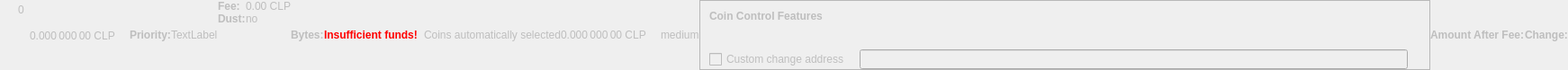
    <widget class="QWidget" name="dummyHideWidget" native="true">
     <property name="enabled">
      <bool>false</bool>
     </property>
     <property name="maximumSize">
      <size>
       <width>100</width>
       <height>22</height>
      </size>
     </property>
     <layout class="QHBoxLayout" name="dummyHideLayout">
      <property name="spacing">
       <number>0</number>
      </property>
      <property name="leftMargin">
       <number>0</number>
      </property>
      <property name="topMargin">
       <number>0</number>
      </property>
      <property name="rightMargin">
       <number>0</number>
      </property>
      <property name="bottomMargin">
       <number>0</number>
      </property>
      <item>
       <layout class="QFormLayout" name="formLayoutCoinControl1">
        <property name="horizontalSpacing">
         <number>10</number>
        </property>
        <property name="verticalSpacing">
         <number>14</number>
        </property>
        <property name="leftMargin">
         <number>10</number>
        </property>
        <property name="topMargin">
         <number>4</number>
        </property>
        <property name="rightMargin">
         <number>6</number>
        </property>
        <item row="0" column="1">
         <widget class="QLabel" name="labelCoinControlBytes">
          <property name="cursor">
           <cursorShape>IBeamCursor</cursorShape>
          </property>
          <property name="contextMenuPolicy">
           <enum>Qt::ActionsContextMenu</enum>
          </property>
          <property name="text">
           <string notr="true">0</string>
          </property>
          <property name="textInteractionFlags">
           <set>Qt::LinksAccessibleByMouse|Qt::TextSelectableByKeyboard|Qt::TextSelectableByMouse</set>
          </property>
         </widget>
        </item>
       </layout>
      </item>
      <item>
       <widget class="QLabel" name="labelCoinControlAfterFee">
        <property name="enabled">
         <bool>false</bool>
        </property>
        <property name="sizePolicy">
         <sizepolicy hsizetype="Fixed" vsizetype="Fixed">
          <horstretch>0</horstretch>
          <verstretch>0</verstretch>
         </sizepolicy>
        </property>
        <property name="minimumSize">
         <size>
          <width>111</width>
          <height>12</height>
         </size>
        </property>
        <property name="maximumSize">
         <size>
          <width>111</width>
          <height>12</height>
         </size>
        </property>
        <property name="cursor">
         <cursorShape>IBeamCursor</cursorShape>
        </property>
        <property name="contextMenuPolicy">
         <enum>Qt::ActionsContextMenu</enum>
        </property>
        <property name="text">
         <string notr="true">0.000 000 00 CLP</string>
        </property>
        <property name="textInteractionFlags">
         <set>Qt::LinksAccessibleByMouse|Qt::TextSelectableByKeyboard|Qt::TextSelectableByMouse</set>
        </property>
       </widget>
      </item>
      <item>
       <widget class="QLabel" name="labelCoinControlPriorityText">
        <property name="enabled">
         <bool>false</bool>
        </property>
        <property name="font">
         <font>
          <weight>75</weight>
          <bold>true</bold>
         </font>
        </property>
        <property name="text">
         <string>Priority:</string>
        </property>
       </widget>
      </item>
      <item>
       <layout class="QHBoxLayout" name="horizontalLayout">
        <item>
         <widget class="QLabel" name="WarningLabel">
          <property name="text">
           <string>TextLabel</string>
          </property>
         </widget>
        </item>
       </layout>
      </item>
      <item>
       <layout class="QFormLayout" name="formLayoutCoinControl3">
        <property name="horizontalSpacing">
         <number>0</number>
        </property>
        <property name="verticalSpacing">
         <number>0</number>
        </property>
        <property name="leftMargin">
         <number>0</number>
        </property>
        <property name="topMargin">
         <number>0</number>
        </property>
        <property name="rightMargin">
         <number>0</number>
        </property>
        <item row="0" column="0">
         <widget class="QLabel" name="labelCoinControlFeeText">
          <property name="enabled">
           <bool>false</bool>
          </property>
          <property name="font">
           <font>
            <weight>75</weight>
            <bold>true</bold>
           </font>
          </property>
          <property name="text">
           <string>Fee:</string>
          </property>
          <property name="margin">
           <number>0</number>
          </property>
         </widget>
        </item>
        <item row="0" column="1">
         <widget class="QLabel" name="labelCoinControlFee">
          <property name="enabled">
           <bool>false</bool>
          </property>
          <property name="cursor">
           <cursorShape>IBeamCursor</cursorShape>
          </property>
          <property name="contextMenuPolicy">
           <enum>Qt::ActionsContextMenu</enum>
          </property>
          <property name="text">
           <string notr="true">0.00 CLP</string>
          </property>
          <property name="textInteractionFlags">
           <set>Qt::LinksAccessibleByMouse|Qt::TextSelectableByKeyboard|Qt::TextSelectableByMouse</set>
          </property>
         </widget>
        </item>
        <item row="1" column="0">
         <widget class="QLabel" name="labelCoinControlLowOutputText">
          <property name="enabled">
           <bool>false</bool>
          </property>
          <property name="font">
           <font>
            <weight>75</weight>
            <bold>true</bold>
           </font>
          </property>
          <property name="text">
           <string>Dust:</string>
          </property>
         </widget>
        </item>
        <item row="1" column="1">
         <widget class="QLabel" name="labelCoinControlLowOutput">
          <property name="enabled">
           <bool>false</bool>
          </property>
          <property name="cursor">
           <cursorShape>IBeamCursor</cursorShape>
          </property>
          <property name="contextMenuPolicy">
           <enum>Qt::ActionsContextMenu</enum>
          </property>
          <property name="text">
           <string>no</string>
          </property>
          <property name="textInteractionFlags">
           <set>Qt::LinksAccessibleByMouse|Qt::TextSelectableByKeyboard|Qt::TextSelectableByMouse</set>
          </property>
         </widget>
        </item>
       </layout>
      </item>
      <item>
       <widget class="QLabel" name="labelCoinControlBytesText">
        <property name="enabled">
         <bool>false</bool>
        </property>
        <property name="font">
         <font>
          <weight>75</weight>
          <bold>true</bold>
         </font>
        </property>
        <property name="text">
         <string>Bytes:</string>
        </property>
       </widget>
      </item>
      <item>
       <layout class="QFormLayout" name="formLayoutCoinControl2">
        <property name="horizontalSpacing">
         <number>0</number>
        </property>
        <property name="verticalSpacing">
         <number>0</number>
        </property>
        <property name="leftMargin">
         <number>0</number>
        </property>
        <property name="topMargin">
         <number>0</number>
        </property>
        <property name="rightMargin">
         <number>0</number>
        </property>
       </layout>
      </item>
      <item>
       <layout class="QHBoxLayout" name="horizontalLayoutCoinControl2">
        <property name="spacing">
         <number>0</number>
        </property>
        <property name="bottomMargin">
         <number>0</number>
        </property>
       </layout>
      </item>
      <item>
       <widget class="QLabel" name="labelCoinControlInsuffFunds">
        <property name="enabled">
         <bool>false</bool>
        </property>
        <property name="minimumSize">
         <size>
          <width>0</width>
          <height>0</height>
         </size>
        </property>
        <property name="font">
         <font>
          <weight>75</weight>
          <bold>true</bold>
         </font>
        </property>
        <property name="styleSheet">
         <string notr="true">color:red;font-weight:bold;</string>
        </property>
        <property name="text">
         <string>Insufficient funds!</string>
        </property>
        <property name="margin">
         <number>5</number>
        </property>
       </widget>
      </item>
      <item>
       <layout class="QFormLayout" name="formLayoutCoinControl4">
        <property name="horizontalSpacing">
         <number>0</number>
        </property>
        <property name="verticalSpacing">
         <number>0</number>
        </property>
        <property name="leftMargin">
         <number>0</number>
        </property>
        <property name="topMargin">
         <number>0</number>
        </property>
        <property name="rightMargin">
         <number>0</number>
        </property>
       </layout>
      </item>
      <item>
       <widget class="QLabel" name="labelCoinControlChangeLabel">
        <property name="enabled">
         <bool>false</bool>
        </property>
        <property name="sizePolicy">
         <sizepolicy hsizetype="Preferred" vsizetype="Expanding">
          <horstretch>0</horstretch>
          <verstretch>0</verstretch>
         </sizepolicy>
        </property>
        <property name="minimumSize">
         <size>
          <width>0</width>
          <height>0</height>
         </size>
        </property>
        <property name="text">
         <string/>
        </property>
        <property name="margin">
         <number>3</number>
        </property>
       </widget>
      </item>
      <item>
       <widget class="QLabel" name="labelCoinControlAutomaticallySelected">
        <property name="enabled">
         <bool>false</bool>
        </property>
        <property name="sizePolicy">
         <sizepolicy hsizetype="Fixed" vsizetype="Fixed">
          <horstretch>0</horstretch>
          <verstretch>0</verstretch>
         </sizepolicy>
        </property>
        <property name="minimumSize">
         <size>
          <width>0</width>
          <height>0</height>
         </size>
        </property>
        <property name="maximumSize">
         <size>
          <width>240</width>
          <height>16777215</height>
         </size>
        </property>
        <property name="text">
         <string>Coins automatically selected</string>
        </property>
        <property name="margin">
         <number>5</number>
        </property>
       </widget>
      </item>
      <item>
       <widget class="QLabel" name="labelCoinControlChange">
        <property name="enabled">
         <bool>false</bool>
        </property>
        <property name="sizePolicy">
         <sizepolicy hsizetype="Fixed" vsizetype="Fixed">
          <horstretch>0</horstretch>
          <verstretch>0</verstretch>
         </sizepolicy>
        </property>
        <property name="minimumSize">
         <size>
          <width>111</width>
          <height>0</height>
         </size>
        </property>
        <property name="maximumSize">
         <size>
          <width>111</width>
          <height>16777215</height>
         </size>
        </property>
        <property name="cursor">
         <cursorShape>IBeamCursor</cursorShape>
        </property>
        <property name="contextMenuPolicy">
         <enum>Qt::ActionsContextMenu</enum>
        </property>
        <property name="text">
         <string notr="true">0.000 000 00 CLP</string>
        </property>
        <property name="textInteractionFlags">
         <set>Qt::LinksAccessibleByMouse|Qt::TextSelectableByKeyboard|Qt::TextSelectableByMouse</set>
        </property>
       </widget>
      </item>
      <item>
       <widget class="QLabel" name="labelCoinControlPriority">
        <property name="enabled">
         <bool>false</bool>
        </property>
        <property name="cursor">
         <cursorShape>IBeamCursor</cursorShape>
        </property>
        <property name="contextMenuPolicy">
         <enum>Qt::ActionsContextMenu</enum>
        </property>
        <property name="text">
         <string>medium</string>
        </property>
        <property name="textInteractionFlags">
         <set>Qt::LinksAccessibleByMouse|Qt::TextSelectableByKeyboard|Qt::TextSelectableByMouse</set>
        </property>
       </widget>
      </item>
      <item>
       <widget class="QFrame" name="frameCoinControl">
        <property name="sizePolicy">
         <sizepolicy hsizetype="Expanding" vsizetype="Expanding">
          <horstretch>0</horstretch>
          <verstretch>0</verstretch>
         </sizepolicy>
        </property>
        <property name="maximumSize">
         <size>
          <width>16777215</width>
          <height>16777215</height>
         </size>
        </property>
        <property name="frameShape">
         <enum>QFrame::StyledPanel</enum>
        </property>
        <property name="frameShadow">
         <enum>QFrame::Sunken</enum>
        </property>
        <layout class="QVBoxLayout" name="verticalLayoutCoinControl2_2">
         <property name="spacing">
          <number>0</number>
         </property>
         <property name="leftMargin">
          <number>0</number>
         </property>
         <property name="topMargin">
          <number>0</number>
         </property>
         <property name="rightMargin">
          <number>0</number>
         </property>
         <property name="bottomMargin">
          <number>0</number>
         </property>
         <item>
          <layout class="QVBoxLayout" name="verticalLayoutCoinControl" stretch="0,0,0,1">
           <property name="spacing">
            <number>0</number>
           </property>
           <property name="leftMargin">
            <number>10</number>
           </property>
           <property name="topMargin">
            <number>10</number>
           </property>
           <item>
            <layout class="QHBoxLayout" name="horizontalLayoutCoinControl1">
             <property name="bottomMargin">
              <number>15</number>
             </property>
             <item>
              <widget class="QLabel" name="labelCoinControlFeatures">
               <property name="enabled">
                <bool>false</bool>
               </property>
               <property name="sizePolicy">
                <sizepolicy hsizetype="Preferred" vsizetype="Maximum">
                 <horstretch>0</horstretch>
                 <verstretch>0</verstretch>
                </sizepolicy>
               </property>
               <property name="font">
                <font>
                 <weight>75</weight>
                 <bold>true</bold>
                </font>
               </property>
               <property name="styleSheet">
                <string notr="true">font-weight:bold;</string>
               </property>
               <property name="text">
                <string>Coin Control Features</string>
               </property>
              </widget>
             </item>
            </layout>
           </item>
           <item>
            <widget class="QWidget" name="widgetCoinControl" native="true">
             <property name="sizePolicy">
              <sizepolicy hsizetype="Preferred" vsizetype="Preferred">
               <horstretch>0</horstretch>
               <verstretch>0</verstretch>
              </sizepolicy>
             </property>
             <property name="minimumSize">
              <size>
               <width>0</width>
               <height>0</height>
              </size>
             </property>
             <property name="styleSheet">
              <string notr="true"/>
             </property>
             <layout class="QHBoxLayout" name="horizontalLayoutCoinControl5_2">
              <property name="leftMargin">
               <number>0</number>
              </property>
              <property name="topMargin">
               <number>0</number>
              </property>
              <property name="rightMargin">
               <number>0</number>
              </property>
              <property name="bottomMargin">
               <number>0</number>
              </property>
              <item>
               <layout class="QHBoxLayout" name="horizontalLayoutCoinControl3">
                <property name="spacing">
                 <number>20</number>
                </property>
                <property name="topMargin">
                 <number>0</number>
                </property>
                <property name="bottomMargin">
                 <number>10</number>
                </property>
               </layout>
              </item>
             </layout>
            </widget>
           </item>
           <item>
            <layout class="QHBoxLayout" name="horizontalLayoutCoinControl4" stretch="0,0,0">
             <property name="spacing">
              <number>12</number>
             </property>
             <property name="sizeConstraint">
              <enum>QLayout::SetDefaultConstraint</enum>
             </property>
             <property name="topMargin">
              <number>5</number>
             </property>
             <property name="rightMargin">
              <number>5</number>
             </property>
             <item>
              <widget class="QCheckBox" name="checkBoxCoinControlChange">
               <property name="enabled">
                <bool>false</bool>
               </property>
               <property name="toolTip">
                <string>If this is activated, but the change address is empty or invalid, change will be sent to a newly generated address.</string>
               </property>
               <property name="text">
                <string>Custom change address</string>
               </property>
              </widget>
             </item>
             <item>
              <widget class="QValidatedLineEdit" name="lineEditCoinControlChange">
               <property name="enabled">
                <bool>false</bool>
               </property>
               <property name="sizePolicy">
                <sizepolicy hsizetype="Expanding" vsizetype="Fixed">
                 <horstretch>0</horstretch>
                 <verstretch>0</verstretch>
                </sizepolicy>
               </property>
              </widget>
             </item>
             <item>
              <widget class="QLabel" name="labelCoinControlChangeLabel_2">
               <property name="sizePolicy">
                <sizepolicy hsizetype="Preferred" vsizetype="Expanding">
                 <horstretch>0</horstretch>
                 <verstretch>0</verstretch>
                </sizepolicy>
               </property>
               <property name="minimumSize">
                <size>
                 <width>0</width>
                 <height>0</height>
                </size>
               </property>
               <property name="text">
                <string/>
               </property>
               <property name="margin">
                <number>3</number>
               </property>
              </widget>
             </item>
            </layout>
           </item>
           <item>
            <spacer name="verticalSpacerCoinControl">
             <property name="orientation">
              <enum>Qt::Vertical</enum>
             </property>
             <property name="sizeHint" stdset="0">
              <size>
               <width>800</width>
               <height>1</height>
              </size>
             </property>
            </spacer>
           </item>
          </layout>
         </item>
        </layout>
       </widget>
      </item>
      <item>
       <widget class="QLabel" name="labelCoinControlAfterFeeText">
        <property name="enabled">
         <bool>false</bool>
        </property>
        <property name="minimumSize">
         <size>
          <width>0</width>
          <height>0</height>
         </size>
        </property>
        <property name="maximumSize">
         <size>
          <width>16777215</width>
          <height>16777215</height>
         </size>
        </property>
        <property name="font">
         <font>
          <weight>75</weight>
          <bold>true</bold>
         </font>
        </property>
        <property name="text">
         <string>Amount After Fee:</string>
        </property>
        <property name="alignment">
         <set>Qt::AlignLeading|Qt::AlignLeft|Qt::AlignVCenter</set>
        </property>
        <property name="margin">
         <number>0</number>
        </property>
       </widget>
      </item>
      <item>
       <widget class="QLabel" name="labelCoinControlChangeText">
        <property name="enabled">
         <bool>false</bool>
        </property>
        <property name="sizePolicy">
         <sizepolicy hsizetype="Preferred" vsizetype="Preferred">
          <horstretch>0</horstretch>
          <verstretch>0</verstretch>
         </sizepolicy>
        </property>
        <property name="minimumSize">
         <size>
          <width>0</width>
          <height>0</height>
         </size>
        </property>
        <property name="maximumSize">
         <size>
          <width>16777215</width>
          <height>16777215</height>
         </size>
        </property>
        <property name="font">
         <font>
          <weight>75</weight>
          <bold>true</bold>
         </font>
        </property>
        <property name="text">
         <string>Change:</string>
        </property>
        <property name="alignment">
         <set>Qt::AlignLeading|Qt::AlignLeft|Qt::AlignVCenter</set>
        </property>
       </widget>
      </item>
     </layout>
    </widget>
